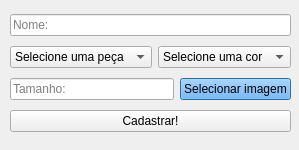
<?xml version="1.0" encoding="UTF-8"?>
<ui version="4.0">
 <class>Editar</class>
 <widget class="QDialog" name="Editar">
  <property name="geometry">
   <rect>
    <x>0</x>
    <y>0</y>
    <width>299</width>
    <height>150</height>
   </rect>
  </property>
  <property name="windowTitle">
   <string>Dialog</string>
  </property>
  <widget class="QWidget" name="layoutWidget">
   <property name="geometry">
    <rect>
     <x>10</x>
     <y>10</y>
     <width>281</width>
     <height>129</height>
    </rect>
   </property>
   <layout class="QVBoxLayout" name="verticalLayout">
    <item>
     <widget class="QLineEdit" name="btnNome">
      <property name="placeholderText">
       <string>Nome:</string>
      </property>
     </widget>
    </item>
    <item>
     <layout class="QHBoxLayout" name="horizontalLayout_2">
      <item>
       <widget class="QComboBox" name="btnPeca">
        <item>
         <property name="text">
          <string>Selecione uma peça</string>
         </property>
        </item>
        <item>
         <property name="text">
          <string>Camisa</string>
         </property>
        </item>
        <item>
         <property name="text">
          <string>Camiseta</string>
         </property>
        </item>
        <item>
         <property name="text">
          <string>Blusa</string>
         </property>
        </item>
        <item>
         <property name="text">
          <string>Jeans</string>
         </property>
        </item>
        <item>
         <property name="text">
          <string>New Item</string>
         </property>
        </item>
        <item>
         <property name="text">
          <string>Bermuda</string>
         </property>
        </item>
        <item>
         <property name="text">
          <string>Shortinho</string>
         </property>
        </item>
        <item>
         <property name="text">
          <string>Saia</string>
         </property>
        </item>
        <item>
         <property name="text">
          <string>Tenis</string>
         </property>
        </item>
        <item>
         <property name="text">
          <string>Sapatenis</string>
         </property>
        </item>
        <item>
         <property name="text">
          <string>Chinelo</string>
         </property>
        </item>
       </widget>
      </item>
      <item>
       <widget class="QComboBox" name="btnCor">
        <item>
         <property name="text">
          <string>Selecione uma cor</string>
         </property>
        </item>
        <item>
         <property name="text">
          <string>Preto</string>
         </property>
        </item>
        <item>
         <property name="text">
          <string>Branco</string>
         </property>
        </item>
        <item>
         <property name="text">
          <string>Cinza</string>
         </property>
        </item>
        <item>
         <property name="text">
          <string>Vinho</string>
         </property>
        </item>
        <item>
         <property name="text">
          <string>Vermelho</string>
         </property>
        </item>
        <item>
         <property name="text">
          <string>Azul</string>
         </property>
        </item>
        <item>
         <property name="text">
          <string>Verde</string>
         </property>
        </item>
        <item>
         <property name="text">
          <string>Marrom</string>
         </property>
        </item>
        <item>
         <property name="text">
          <string>Laranja</string>
         </property>
        </item>
       </widget>
      </item>
     </layout>
    </item>
    <item>
     <layout class="QHBoxLayout" name="horizontalLayout">
      <item>
       <widget class="QLineEdit" name="btnTamanho">
        <property name="styleSheet">
         <string notr="true"/>
        </property>
        <property name="text">
         <string/>
        </property>
        <property name="placeholderText">
         <string>Tamanho:</string>
        </property>
       </widget>
      </item>
      <item>
       <widget class="QPushButton" name="btnImagem">
        <property name="styleSheet">
         <string notr="true">background-color: rgb(85, 170, 255);</string>
        </property>
        <property name="text">
         <string>Selecionar imagem</string>
        </property>
       </widget>
      </item>
     </layout>
    </item>
    <item>
     <widget class="QPushButton" name="btnCadastrar">
      <property name="text">
       <string>Cadastrar!</string>
      </property>
     </widget>
    </item>
   </layout>
  </widget>
 </widget>
 <resources/>
 <connections/>
</ui>
